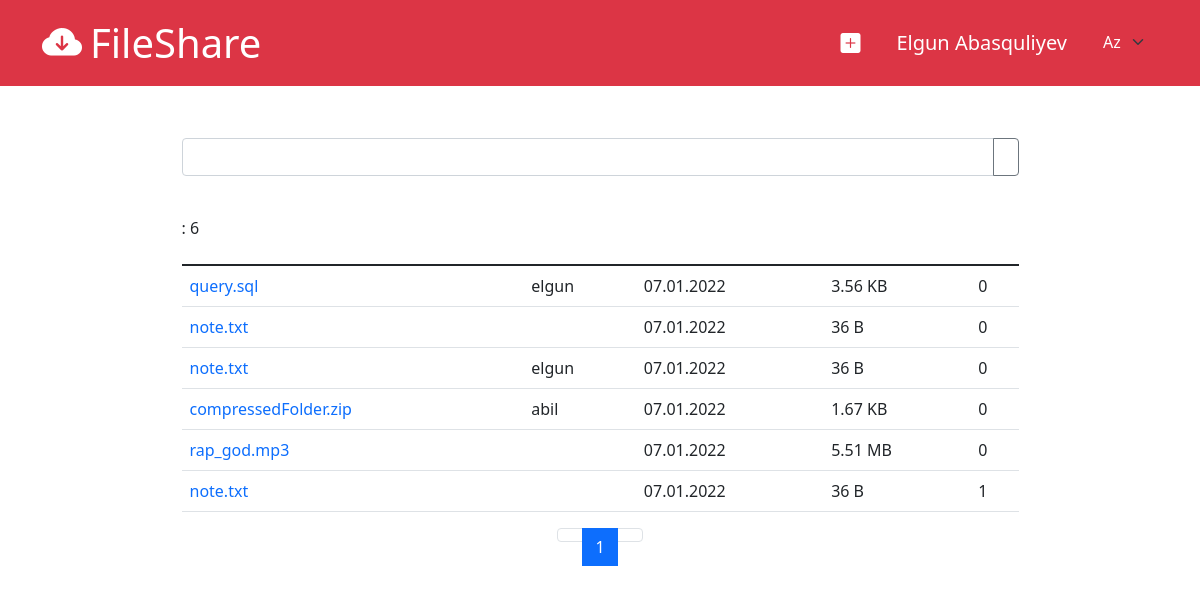
The page /files/all (signed in) on the database its author committed.
### tables this page shows
CREATE TABLE `fileinfo` (
  `id` int(11) NOT NULL,
  `file_id` int(11) NOT NULL,
  `storage_id` int(11) DEFAULT NULL,
  `download_count` int(11) NOT NULL DEFAULT 0,
  `status` int(11) NOT NULL DEFAULT 0,
  `old_status` int(11) DEFAULT NULL,
  `password` varchar(255) DEFAULT NULL,
  `description` varchar(255) DEFAULT NULL
);

CREATE TABLE `file` (
  `id` int(11) NOT NULL,
  `name` varchar(255) NOT NULL,
  `path` varchar(255) NOT NULL,
  `size` varchar(255) NOT NULL,
  `created_at` datetime NOT NULL DEFAULT current_timestamp(),
  `type` varchar(255) NOT NULL
);

CREATE TABLE `user` (
  `id` int(11) NOT NULL,
  `name` varchar(255) NOT NULL,
  `username` varchar(255) NOT NULL,
  `email` varchar(255) NOT NULL,
  `password` varchar(255) NOT NULL,
  `birthdate` datetime DEFAULT NULL,
  `gender` int(11) DEFAULT NULL,
  `created_at` datetime NOT NULL DEFAULT current_timestamp(),
  `status` int(11) NOT NULL
);

### app/controllers/Files.php (called while the page is built, shortened)
<?php
    class Files extends Controller{
        protected FileInfo $fileInfoModel;
        public function __construct()
        {
            $this->fileInfoModel = $this->model('FileInfo');
        }
        public function all($pageNo = 1){
            $start = ($pageNo - 1) * 10;
            if($_SERVER['REQUEST_METHOD'] == 'POST'){
                $_POST = filter_input_array(INPUT_POST, FILTER_SANITIZE_STRING);
                $result = $this->fileInfoModel->getFileInfosByNameAndMode($_POST['search'], [$start, 10], FileHelper::FILE_ATTR_PUBLIC);
                $result['search'] = $_POST['search'];
            }else{
                $start = ($pageNo - 1) * 10;
                $result = $this->fileInfoModel->getFileInfosByMode([$start, $start + 10], FileHelper::FILE_ATTR_PUBLIC);
            }
            $idArr = ModelHelper::getAllUserFileId($result['files']);
            if(count($idArr) > 0){
                $detailedResult = $this->fileInfoModel->getAllFileInfoUserDetailById($idArr);
                $result['files'] = ModelHelper::mergeFileInfoArr($result['files'], $detailedResult);
            }
            $content = FileHelper::getPageContentByLang('files/all', Core::$lang);
            $result['page_no'] = $pageNo;
            $result['content'] = $content;
            $this->view('files/all', $result);
        }
    }

### app/libraries/Core.php (called while the page is built, shortened)
<?php
    class Core{
        protected $currentMethod = 'index';
        protected $params = [];
        public function __construct()
        {
            $url = $this->getUrl();
            $index = 0;
            if(isset($url[$index]) && file_exists('../app/controllers/' . $url[$index] . '.php')){
                unset($url[$index]);
                $index++;
            }
            $this->currentController = new $this->currentController;
            if(isset($url[$index])){
                if(method_exists($this->currentController, $url[$index])){
                    $this->currentMethod = $url[$index];
                    unset($url[$index]);
                }
                $this->params = $url ? array_values($url) : [];
            }
            call_user_func_array([ $this->currentController, $this->currentMethod ], $this->params);
        }
        public function getUrl(){
            if(isset($_GET['url'])){
                $url = rtrim($_GET['url'], '/');
                $url = filter_var($url, FILTER_SANITIZE_URL);
                $url = explode('/', $url);
                return $url;
            }
        }
    }

### public/index.php (called while the page is built, shortened)
<?php
    new Core();

### app/libraries/Database.php (called while the page is built, shortened)
<?php
    class Database{
        private $dbh;
        private $stmt;
        public function __construct($host, $user, $pass, $dbname){
            $dsn = 'mysql:host=' . $host . ';dbname=' . $dbname;
            $options = [
                PDO::ATTR_PERSISTENT => true,
                PDO::ATTR_ERRMODE => PDO::ERRMODE_EXCEPTION,
                PDO::ATTR_DEFAULT_FETCH_MODE => PDO::FETCH_OBJ,
            ];
            try{
                $this->dbh = new PDO($dsn, $user, $pass, $options);
            }catch(PDOException $e){
                $this->error = $e->getMessage();
                echo $this->error;
            }
        }
        public function query($sql){
            $this->stmt = $this->dbh->prepare($sql);
        }
        public function bind($param, $value, $type = null){
            if(is_null($type)){
                switch(true){
                    case is_int($value):
                        $type = PDO::PARAM_INT;
                        break;
                }
            }
            $this->stmt->bindValue($param, $value, $type);
        }
        public function execute(){
            return $this->stmt->execute();
        }
        public function resultSet(){
            $this->execute();
            return $this->stmt->fetchAll();
        }
        public function single(){
            $this->execute();
            return $this->stmt->fetch();
        }
        public function rowCount(){
            return $this->stmt->rowCount();
        }
    }

### app/models/FileInfo.php (called while the page is built, shortened)
<?php
    class FileInfo extends Model{
        public function getFileInfosByMode(array $range, int $mode){
            $this->db->query("SELECT COUNT(*) as file_count FROM `fileinfo` WHERE `fileinfo`.`status` = :status");
            $this->db->bind(':status', $mode);
            $this->db->execute();
            $totalFile = $this->db->single()->file_count;
            $sql = "SELECT *, `file`.`created_at` as `file_created_at`,
                            `file`.`name` as `file_name`,
                            `fileinfo`.`id` as `fileinfo_id`,
                            `file`.`id` as `file_id` FROM `fileinfo`
                            INNER JOIN `file` ON `fileinfo`.`file_id` = `file`.`id`
                            WHERE `fileinfo`.`status` = :status ORDER BY `file`.`created_at`
                            DESC LIMIT :start, :count";
            $this->db->query($sql);
            $this->db->bind(':status', $mode);
            $this->db->bind(':start', $range[0]);
            $this->db->bind(':count', $range[1]);
            $this->db->execute();
            $dataSet = $this->db->resultSet();
            $pageCount = 0;
            if($this->db->rowCount() != 0)
            {
                $pageCount = ceil($totalFile / $range[1]);
            }
            return [
                'files' => $dataSet,
                'total_count' => $totalFile,
                'page_count' => $pageCount
            ];
        }
        public function getAllFileInfoUserDetailById($fileInfoIdArr){
            $sql = "SELECT *, `file`.`created_at` AS `file_created_at`,
                                         `file`.`name` AS `file_name`,
                                          `fileinfo`.`id` AS `fileinfo_id`,
                                          `fileinfo`.`status` as `fileinfo_status`,
                                          `file`.`id` AS `file_id` FROM `fileinfo`
                                          INNER JOIN `file` ON `fileinfo`.`file_id` = `file`.`id`
                                          INNER JOIN `userstorage` ON `userstorage`.`id` = `fileinfo`.`storage_id`
                                        INNER JOIN `user` ON `userstorage`.`user_id` = `user`.`id` WHERE `fileinfo`.`id` IN (";
            $sql .= implode(",", $fileInfoIdArr) . ")";
            $this->db->query($sql);
            $this->db->execute();
            return $this->db->resultSet();
        }
    }

### app/libraries/Model.php (called while the page is built, shortened)
<?php
    class Model{
        public function __construct()
        {
            $this->db = new Database(DB_HOST, DB_USER, DB_PASS, DB_NAME);
        }
    }

### app/helpers/model_helper.php (called while the page is built, shortened)
<?php
    class ModelHelper{
        public static function getAllUserFileId($fileInfoArr){
            $idArr = [];
            foreach ($fileInfoArr as $fileInfo) {
                if(!is_null($fileInfo->storage_id)){
                    $idArr[] = $fileInfo->fileinfo_id;
                }
            }
            return $idArr;
        }
    }

### app/helpers/sizing_helper.php (called while the page is built)
<?php
    function formatBytes($bytes, $precision = 2) {
        $units = array('B', 'KB', 'MB', 'GB', 'TB');
        $bytes = max($bytes, 0);
        $pow = floor(($bytes ? log($bytes) : 0) / log(1024));
        $pow = min($pow, count($units) - 1);
        $bytes /= pow(1024, $pow);
        return round($bytes, $precision) . ' ' . $units[$pow];
    }

### app/views/files/all.php (the view, shortened to what this page needs)
<?php require_once APPROOT . '/views/partials/header.php'?>
    <div class="container">
        <div class="d-flex flex-column justify-content-center align-items-center w-75 mx-auto">
            <form method="POST" class="w-100">
                <div class="input-group mb-3">
                    <input type="text" class="form-control" name="search" placeholder="<?= $data['content']->search_input ?>" value="<?= isset($data['search']) ? $data['search'] : ''?>">
                    <button class="btn btn-outline-secondary" type="submit" id="button-addon2"><?= $data['content']->search_btn ?></button>
                </div>
            </form>
            <p id="result-count" class="mt-4"><?= $data['content']->search_result ?>: <?= $data['total_count'] ?></p>
            <table class="table table-hover mt-2">
                <thead>
                    <tr>
                        <th><?= $data['content']->table->col0 ?></th>
                        <th><?= $data['content']->table->col1 ?></th>
                        <th><?= $data['content']->table->col2 ?></th>
                        <th><?= $data['content']->table->col3 ?></th>
                        <th><?= $data['content']->table->col4 ?></th>
                    </tr>
                </thead>
                <tbody>
                    <?php foreach ($data['files'] as $file): ?>
                        <tr>
                            <td><a href="<?= URLROOT ?>/files/info/<?= $file->fileinfo_id ?>"><?= $file->file_name ?></a></td>
                            <td><?= property_exists($file, 'username') ? $file->username : $data['content']->guest ?></td>
                            <td><?= (new DateTime($file->file_created_at))->format('d.m.Y') ?></td>
                            <td><?= formatBytes($file->size) ?></td>
                            <td><?= $file->download_count ?> <?= $data['content']->time ?></td>
                        </tr>
                    <?php endforeach; ?>
                </tbody>
            </table>
            <nav >
                <ul class="pagination">
                    <li class="page-item <?= $data['page_no'] == 1 ? 'disabled' : '' ?>">
                      <a class="page-link" href="<?= $data['page_no'] == 1 ? '#' : URLROOT . '/files/all/' . $data['page_no'] - 1 ?>"><?= $data['content']->pagePrev ?></a>
                    </li>
                    <?php for($i = 1; $i <= $data['page_count']; $i++): ?>
                    <li class="page-item <?= $data['page_no'] == $i ? 'active' : '' ?>" aria-current="page">
                        <a class="page-link" href="<?= URLROOT . '/files/all/' . $i?>"><?= $i ?></a>
                    </li>
                    <?php endfor; ?>
                    <li class="page-item <?= $data['page_no'] == $data['page_count'] || $data['page_count'] == 0 ? 'disabled' : '' ?>">
                        <a class="page-link" href="<?= $data['page_no'] == $data['page_count'] ? '#' : URLROOT . '/files/all/' . $data['page_no'] + 1 ?>"><?= $data['content']->pageNext ?></a>
                    </li>
                </ul>
            </nav>
        </div>
    </div>
<?php require_once APPROOT . '/views/partials/footer.php'?>

### public/css/style.css (style rules this page uses)
a { text-decoration: none; }
body, p { margin: 0; }
#result-count { align-self: start; }
body::before { display: block; height: 90px; content: ""; }

### rows shown on the page
fileinfo: file.name "query.sql", user.username "elgun", file.created_at "07.01.2022", file.size "3.56 KB", download_count "0"
fileinfo: file.name "note.txt", file.created_at "07.01.2022", file.size "36 B", download_count "0"
fileinfo: file.name "note.txt", user.username "elgun", file.created_at "07.01.2022", file.size "36 B", download_count "0"
fileinfo: file.name "compressedFolder.zip", user.username "abil", file.created_at "07.01.2022", file.size "1.67 KB", download_count "0"
fileinfo: file.name "rap_god.mp3", file.created_at "07.01.2022", file.size "5.51 MB", download_count "0"
fileinfo: file.name "note.txt", file.created_at "07.01.2022", file.size "36 B", download_count "1"

### other values the page prints
SITENAME "FileShare"
$_SESSION['user_name'] "Elgun Abasquliyev"
$data['total_count'] "6"
form field value "Az"
